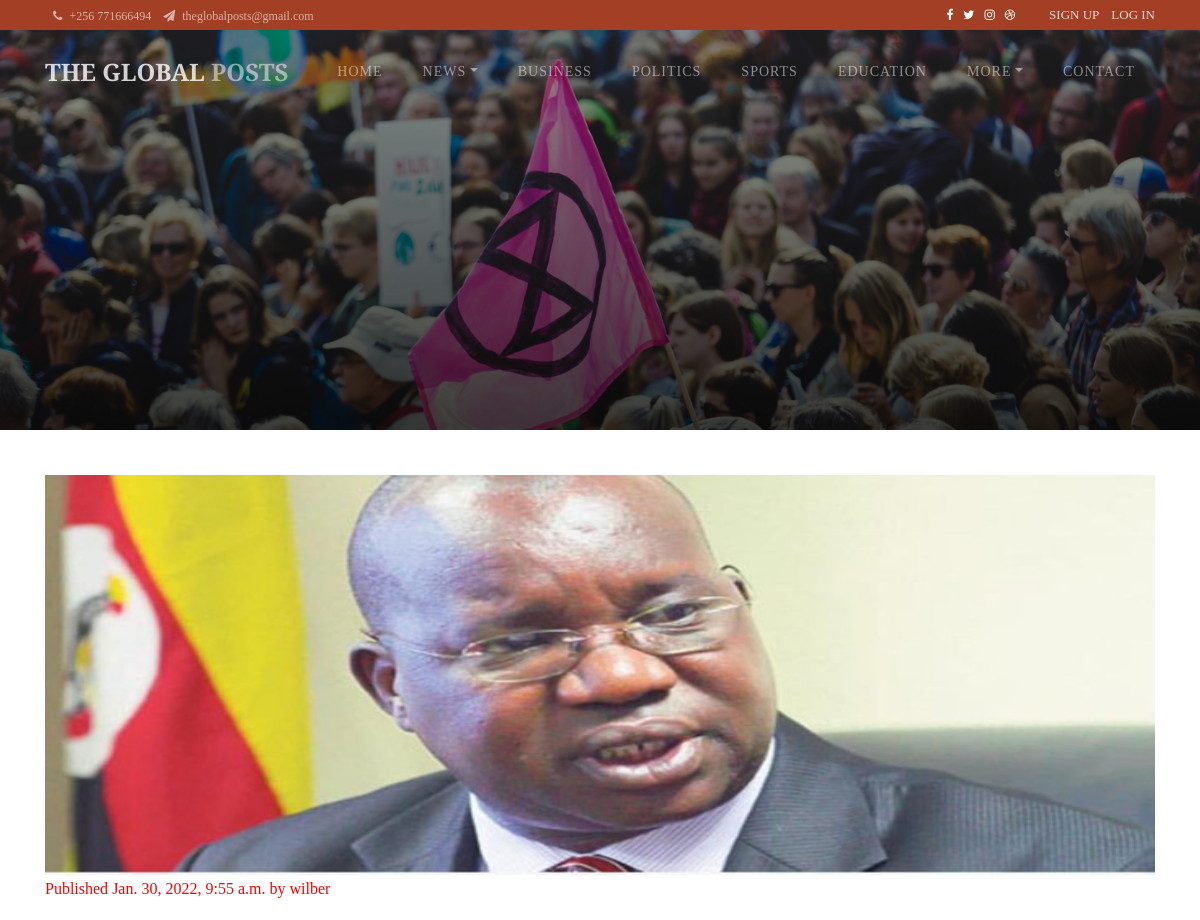
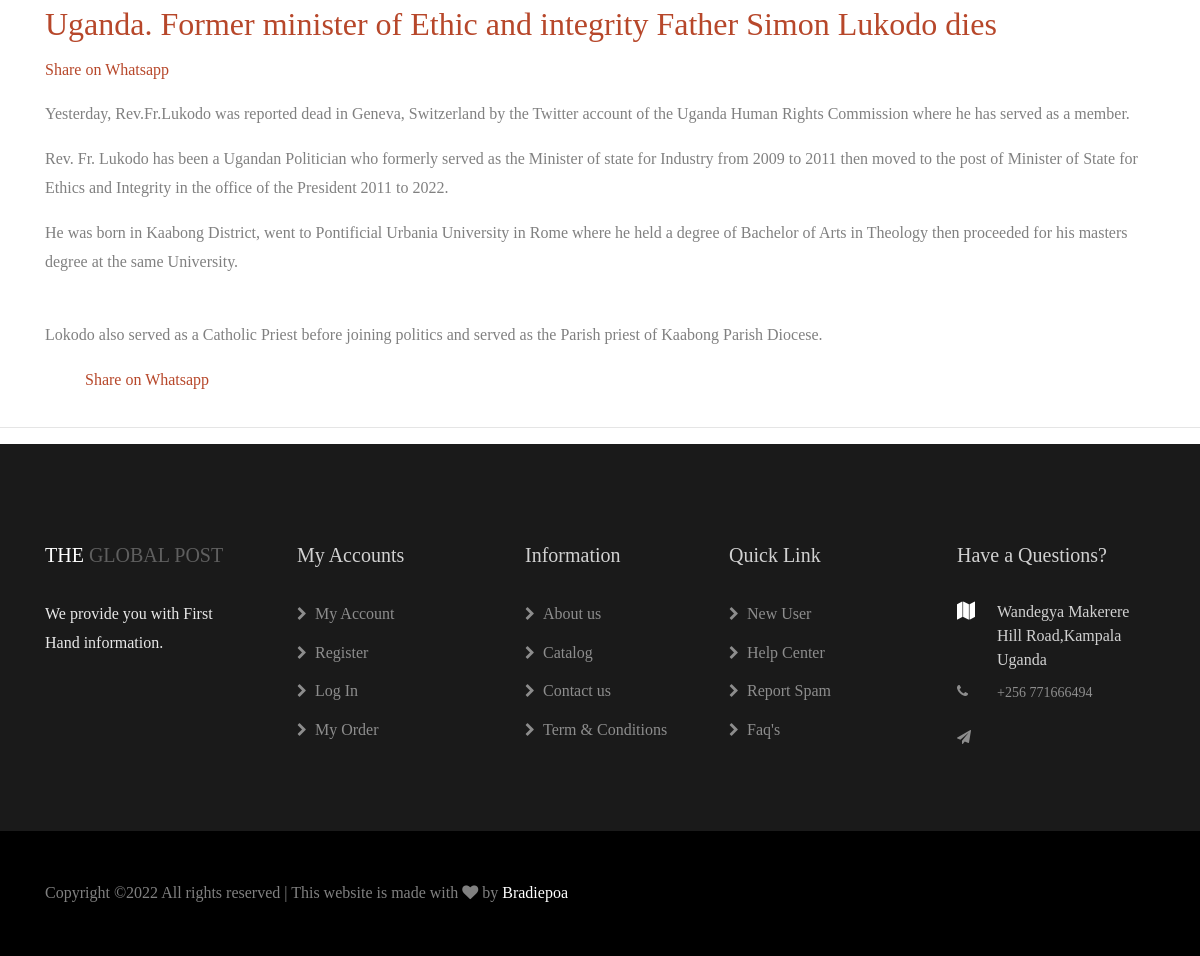
The app's page /details/154/ with its own data (2 pictures, top to bottom).
### mainweb/models.py (models this page shows, shortened)
class Post(models.Model):
	STATUS_CHIOCES = (
		('draft','Draft'),
		('published','Published'),
		)
	title = models.CharField(max_length=250)
	slug = models.SlugField(max_length=250, unique_for_date='publish')
	author = models.ForeignKey(User, on_delete=models.CASCADE, related_name='blog_posts')
	category = models.ForeignKey(Category,on_delete=models.SET_NULL, null=True,blank=True )
	img = models.ImageField(upload_to='images/blog', blank=True, null=True)
	body =models.TextField()
	publish = models.DateTimeField(default=timezone.now)
	created = models.DateField(auto_now_add=True)
	updated = models.DateTimeField(auto_now=True)
	status = models.CharField(max_length=10,choices=STATUS_CHIOCES, default='published ')
	viewers = models.IntegerField(default=1, null=True)
	objects =models.Manager()
	published = PublishedManager()
	class Meta:
		ordering = ('-publish',)
	@property
	def imgURL(self):
		try:
			url = self.img.url
		except:
			url =''
		return url

### mainweb/views.py (the view)
# urls.py: path('details/<str:pk_details>/', views.post_detail, name="details"),
def post_detail(request,pk_details):
	object_list = Post.published.get(id=pk_details)
	try:
	    object_list.viewers = object_list.viewers + 1
	    object_list.save()
	except:
	    redirect(reverse('mainweb:homepage'))
	context = {'object_list':object_list}
	return render(request, 'mainweb/details.html',context)

### mainweb/templates/mainweb/details.html (shortened to what this page needs)
{% extends 'mainweb/base.html' %}
{% load static %}
{% block content %}
<section class="hero-wrap hero-wrap-2" style="background-image: url({% static 'images/banner.jpg' %});" data-stellar-background-ratio="0.5">
  <div class="overlay"></div>
  <div class="container">
    <div class="row no-gutters slider-text align-items-end justify-content-center">
    </div>
  </div>
</section><br/>
<section class="blog_area section-padding pt-3">
<div class="container">
    <div class="row">
        <div class="col-lg-12 mb-5 mb-lg-0">
            <div class="blog_left_sidebar">
                <article class="blog_item">
                    <div class="blog_item_img">
                        <img class="card-img rounded-0" src="{{ object_list.imgURL }}" height="400px" alt="">
                         <p style="color: red" class="blog_item_date">Published {{ object_list.publish }}  by {{ object_list.author }}</p>
                    </div>
                    <div class="blog_details">
                     <h2> <a class="d-inline-block" href="">
                        {{ object_list.title }}
                    </a>
                    </h2>
                        <a href="whatsapp://send?text=http://www.theglobalposts.com/details/{{ object_list.id }}" data-action="share/whatsapp/share" target="_blank">Share on Whatsapp</a>
                        <p class="text-justify">{{ object_list.body|linebreaks }}</p>
                        <ul class="blog-info-link">
                            <a href="whatsapp://send?text=http://www.theglobalposts.com/details/{{ object_list.id }}" data-action="share/whatsapp/share" target="_blank">Share on Whatsapp</a>
                        </ul>
                    </div>
                </article>
            </div>
        </div>
    </div>
</div>
</section>
{% endblock content %}

### records on screen
Post: imgURL (picture), publish "Jan. 30, 2022, 9:55 a.m.", author "wilber", title "Uganda. Former minister of Ethic and integrity Father Simon Lukodo dies", body "Yesterday, Rev.Fr.Lukodo was reported dead in Geneva, Switzerland by the Twitter account of the Uganda Human Rights Commission where he has served as a member. Rev. Fr. Lukodo has been a Ugandan Politician who formerly served as the Minister of state for Industry from 2009 to 2011 then moved to the post of Minister of State for Ethics and Integrity in the office of the President 2011 to 2022. He was born in Kaabong District, went to Pontificial Urbania University in Rome where he held a degree of Bachelor of Arts in Theology then proceeded for his masters degree at the same University. Lokodo also served as a Catholic Priest before joining politics and served as the Parish priest of Kaabong…"
